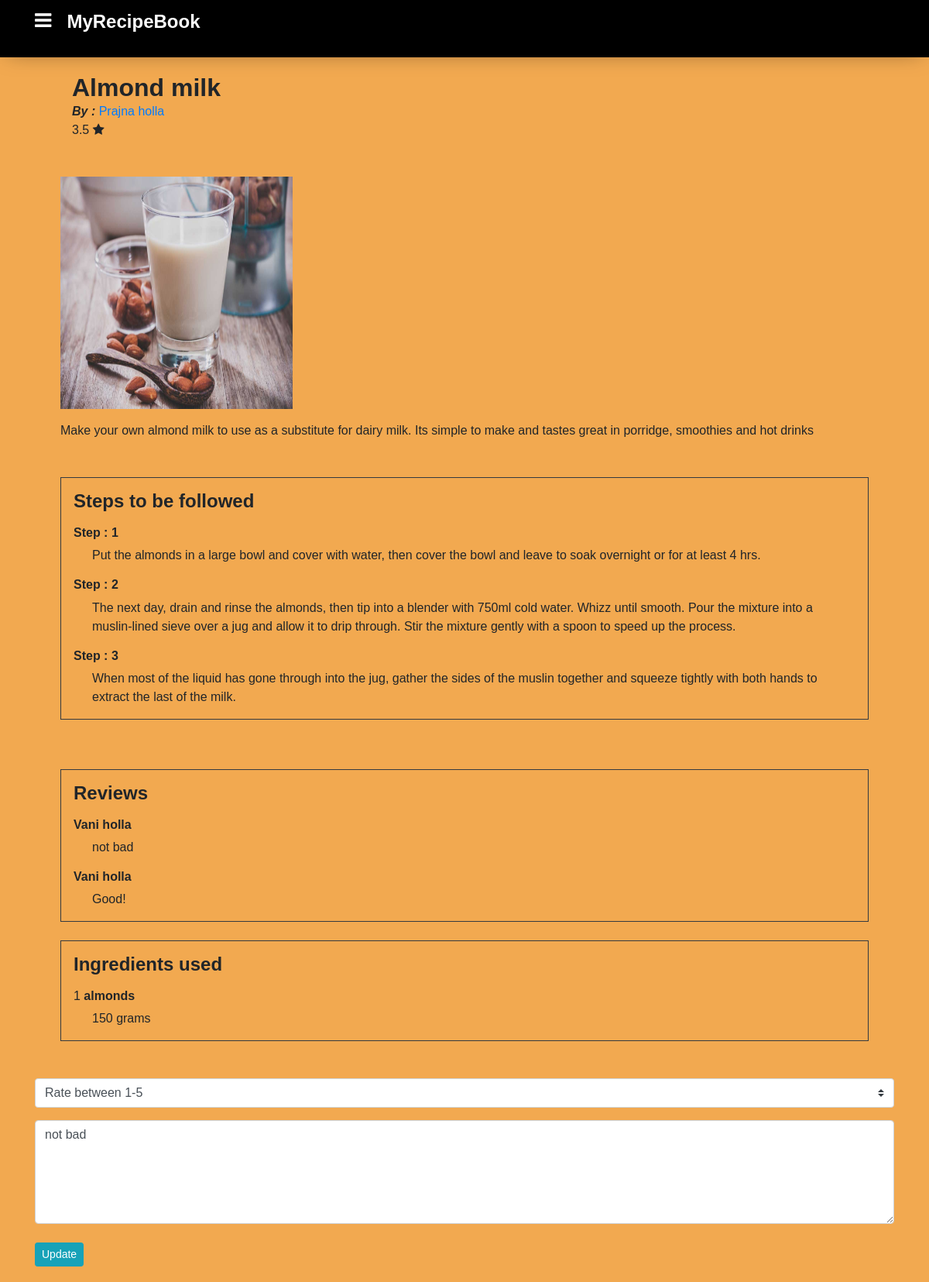
/details.php?post_id=38&user_id=11 (signed in), run on the app's committed database.
### tables this page shows
CREATE TABLE `recipe` (
  `id` int(11) NOT NULL,
  `r_date` datetime DEFAULT current_timestamp(),
  `prep_time` varchar(200) DEFAULT NULL,
  `image_path` varchar(300) DEFAULT NULL,
  `user_id` int(11) DEFAULT NULL,
  `description` text DEFAULT NULL,
  `r_name` varchar(500) DEFAULT NULL,
  `cat` varchar(255) NOT NULL
);

CREATE TABLE `users` (
  `user_id` int(11) NOT NULL,
  `fname` varchar(255) DEFAULT NULL,
  `lname` varchar(255) DEFAULT NULL,
  `phone_no` varchar(255) DEFAULT NULL,
  `email` varchar(255) DEFAULT NULL,
  `description` varchar(255) DEFAULT NULL,
  `user_pass` varchar(255) DEFAULT NULL,
  `user_image_name` varchar(255) DEFAULT NULL
);

CREATE TABLE `steps` (
  `step_id` int(11) NOT NULL,
  `recipe_id` int(11) DEFAULT NULL,
  `step_number` int(11) DEFAULT NULL,
  `step_desc` longtext DEFAULT NULL,
  `step_dur` int(11) DEFAULT NULL
);

CREATE TABLE `post_rating` (
  `id` int(11) NOT NULL,
  `userid` int(11) NOT NULL,
  `postid` int(11) NOT NULL,
  `rating` int(2) NOT NULL,
  `review` text DEFAULT NULL,
  `timestamp` timestamp NOT NULL DEFAULT current_timestamp() ON UPDATE current_timestamp()
);

CREATE TABLE `ingredients` (
  `ingr_id` int(11) NOT NULL,
  `ingr_name` varchar(255) DEFAULT NULL,
  `ingr_qty` varchar(100) DEFAULT NULL,
  `recipe_id` int(11) DEFAULT NULL
);

### details.php (the view, shortened to what this page needs)
<?php
    require_once "includes/config.php";
    $current = $_SESSION['id'];
    $post_id = $_GET['post_id'];
    $sub_up = "Submit";
    $user_id = $_GET['user_id'];
    $temp_rvw = "";
    $sql_name = "SELECT fname, lname, user_id from users where `user_id` = $user_id";
    $query_nm = mysqli_query($link, $sql_name);
    $result_nm = mysqli_fetch_array($query_nm);
    $sql = "SELECT * FROM `recipe` WHERE `id` = $post_id";
    $query = mysqli_query($link, $sql);
    $result = mysqli_fetch_array($query);
    $avg_sql = "SELECT AVG(rating) as avg from post_rating where postid = $post_id";
    $avg_qry = mysqli_query($link, $avg_sql);
    $avgresult = mysqli_fetch_array($avg_qry);
    $avg_rate = $avgresult['avg'];
    $steps_query = "SELECT step_number, step_desc, step_dur FROM `steps` WHERE `recipe_id` = $post_id";
    $steps_query_out = mysqli_query($link, $steps_query);
     $rv="SELECT fname,lname,review from post_rating , users  where `postid`=$post_id and post_rating.`userid` =  users.`user_id`" ;
    $ress=mysqli_query($link,$rv);
    $ingr_qry = "SELECT ingr_name, ingr_qty FROM `ingredients` WHERE `recipe_id` = $post_id";
    $ingr_out = mysqli_query($link, $ingr_qry);
    $check_rv = "SELECT * from post_rating where `userid` = $current and `postid` = $post_id";
    if($check_res = mysqli_query($link, $check_rv)){
        if(mysqli_num_rows($check_res) > 0){
            $sub_up = "Update";
            $result_rv = mysqli_fetch_array($check_res);
            $temp_rvw = $result_rv['review'];
        }
    }else{
         echo "<script type='text/javascript'>
                alert('Something went wrong !');
        </script>";
    }
?>
<!DOCTYPE html>
<html>
<head>
	<?php
    include_once 'includes/header.php' ?>
    <link rel="stylesheet" type="text/css" href="css/styleadmin.css">
    <link rel="stylesheet" href="https://cdnjs.cloudflare.com/ajax/libs/font-awesome/4.7.0/css/font-awesome.min.css">
</head>
<body style="background-color:#f2a950;">
    <?php
    include_once 'includes/profilenavbar.php';
    include_once 'includes/profilesidebar.php'?>
    <div id="main">
        <div class="container">
            <div class="ml-5">
            <h2><b><?php echo htmlspecialchars($result['r_name'] ); ?></b></h2>
            <p><b><i>By : </i></b>
                <?php echo '
                <a href="profile.php?id='.$result_nm['user_id'].'">'.$result_nm['fname'].' '.$result_nm['lname'].'</a></p>';
                if($avg_rate == 0){
                    echo '<p>No ratings yet</p>';
                }else{
                    echo '<p>'.round($avg_rate, 2).' <i class="fa fa-star"></i></p>';
                }
                ?>
            </div>
    	<div class="row p-5">
            <img src="<?php echo htmlspecialchars($result['image_path'] ); ?>" width="300" height=300><br>
    		<p class="mt-3"><?php echo htmlspecialchars($result['description'] ); ?></p>
            <div class="col-lg-12 p-3 mt-5 mb-3 border border-dark">
                <h4 class="mb-3"><b>Steps to be followed</b></h4>
                <?php
                    while($step_res = mysqli_fetch_assoc($steps_query_out))
                    {
                        echo '
                        <h6 class="mt-3"><b>Step : '.$step_res['step_number'].'</b></h6>
                        <p class="ml-4 mt-2">'.$step_res['step_desc'].'</a>';
                    }
                ?>
            </div>
            <div class="col-lg-12 p-3 mt-5 mb-3 border border-dark">
                <h4 class="mb-3"><b>Reviews</b></h4>
                <?php
                    while($r_res = mysqli_fetch_assoc($ress))
                    {
                        echo '
                         <h6 class="mt-3"><b>'.$r_res['fname'].' '.$r_res['lname'].'</b></h6>
                        <p class="ml-4 mt-2">'.$r_res['review'].'</a>';
                    }
                ?>
            </div>
            <div class="col-lg-12 mt-2 border border-dark p-3">
                <h4 class="mb-3"><b>Ingredients used</b></h4>
                <?php
                    $i = 1;
                    while($ingr_res = mysqli_fetch_assoc($ingr_out))
                    {
                        echo '
                        <h6 class="mt-3">'.$i." <b>".$ingr_res['ingr_name'].'</b></h6>
                        <p class="ml-4 mt-2">'.$ingr_res['ingr_qty'].'</a>';
                        $i++;
                    }
                ?>
            </div>
    	</div>
        <?php if(strcmp($current, $user_id) != 0){
            echo '
        <form method="POST" enctype="multipart/form-data">
            <select class="custom-select" name="rating" required>
              <option value="">Rate between 1-5</option>
              <option value="1">1</option>
              <option value="2">2</option>
              <option value="3">3</option>
              <option value="4">4</option>
              <option value="5">5</option>
            </select>
            <textarea class="form-control mt-3" rows="5" placeholder="Write your review here..." name="review" id="review" required >'.$temp_rvw.'</textarea>
            <br>
            <p><button  class="btn btn-default btn-sm btn-info" name="submit" id="submit">'.$sub_up .'</button></p>
        </form>';
    }
         ?>
    </div>
    </div>
</body>
</html>

### css/main.css (style rules this page uses)
* { margin: 0px; padding: 0px; box-sizing: border-box; }
body, html { height: 100%; font-family: sans-serif; }
a { margin: 0px; transition: all 0.4s; -webkit-transition: all 0.4s; -o-transition: all 0.4s; -moz-transition: all 0.4s; }
h1,h2,h3,h4,h5,h6 { margin: 0px; }
p { margin: 0px; }

### css/styleadmin.css (style rules this page uses)
* { padding: 0; margin: 0; }
body { font-family: sans-serif; background-color: #ffffff; overflow-x: hidden; }
#main { margin-top: 74px; transition: margin-left 0.5s; padding: 20px; overflow: hidden; width: 100%; }

### data on the page
recipe: r_name "Almond milk", image_path (picture), description "Make your own almond milk to use as a substitute for dairy milk. Its simple to make and tastes great in porridge, smoothies and hot drinks"
users: fname "Prajna", lname "holla"
steps: step_number "1", step_desc "Put the almonds in a large bowl and cover with water, then cover the bowl and leave to soak overnight or for at least 4 hrs."
steps: step_number "2", step_desc "The next day, drain and rinse the almonds, then tip into a blender with 750ml cold water. Whizz until smooth. Pour the mixture into a muslin-lined sieve over a jug and allow it to drip through. Stir the mixture gently with a spoon to speed up the process."
steps: step_number "3", step_desc "When most of the liquid has gone through into the jug, gather the sides of the muslin together and squeeze tightly with both hands to extract the last of the milk."
post_rating: userid.fname "Vani", userid.lname "holla", review "not bad"
post_rating: userid.fname "Vani", userid.lname "holla", review "Good!"
ingredients: ingr_name "almonds", ingr_qty "150 grams"

### other printed values
$avg_rate "3.5"
$sub_up "Update"
